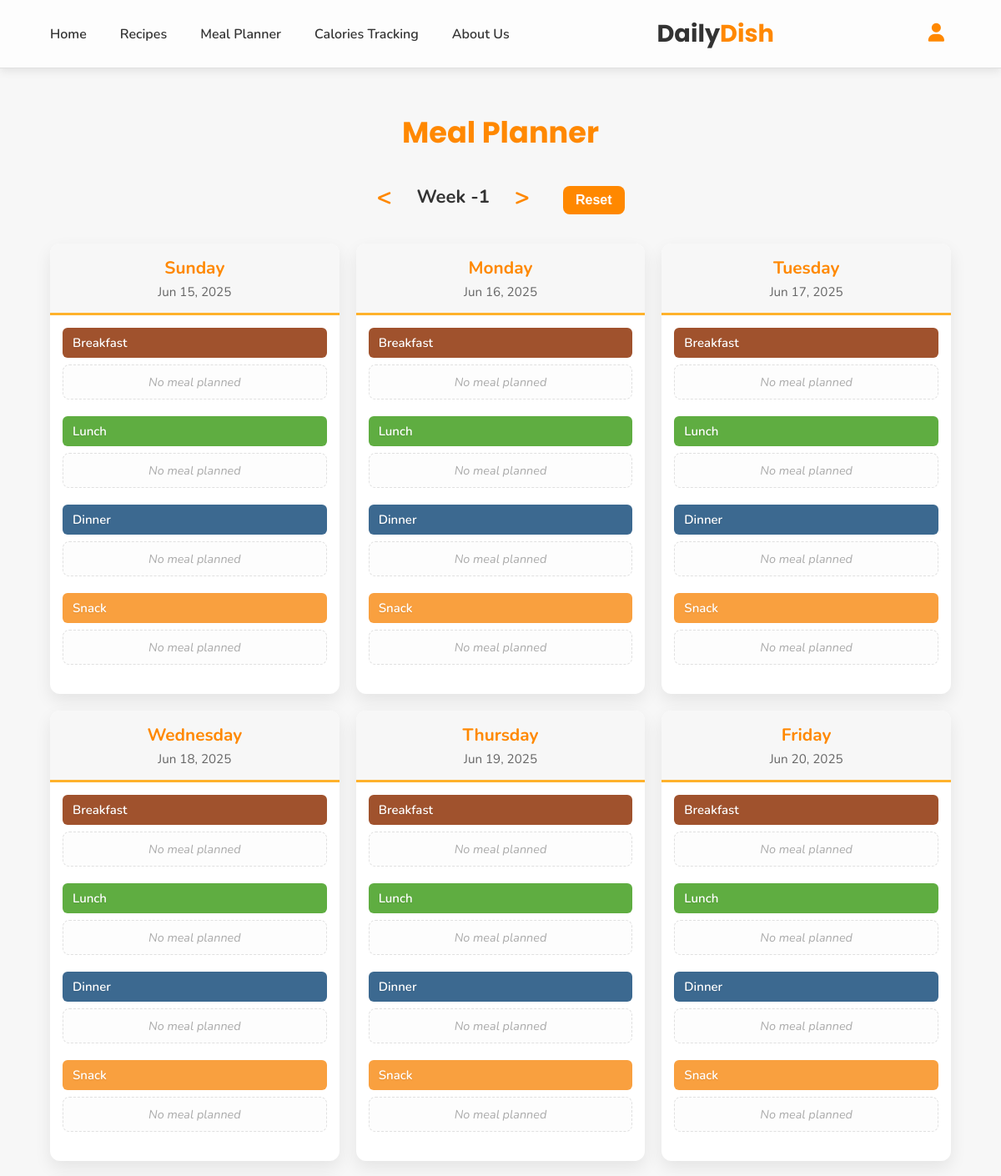
/mealplanner.php?week=prev (signed in, upper part), run on an earlier commit of the app's database.
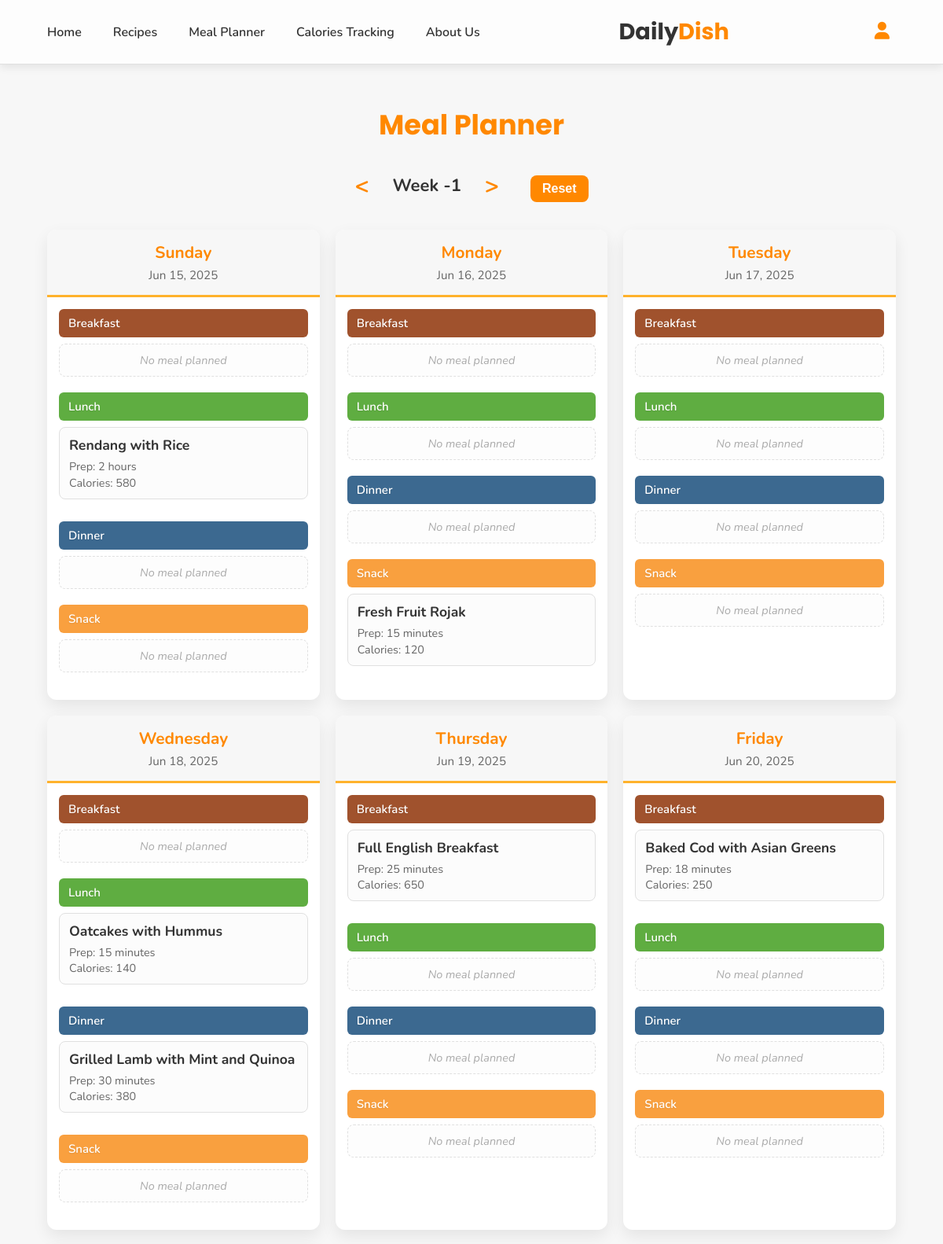
And on a later commit of the database.
### tables this page shows
CREATE TABLE `meal_planner` (
  `plannerid` int NOT NULL,
  `userid` int NOT NULL,
  `recipeid` int NOT NULL,
  `meal_type` enum('breakfast','lunch','dinner','snack') NOT NULL,
  `day_of_week` enum('monday','tuesday','wednesday','thursday','friday','saturday','sunday') NOT NULL,
  `meal_date` date NOT NULL,
  `created_at` timestamp NOT NULL DEFAULT CURRENT_TIMESTAMP
);

CREATE TABLE `recipes` (
  `recipeid` int NOT NULL,
  `name` varchar(255) NOT NULL,
  `photo` varchar(255) DEFAULT NULL,
  `description` text NOT NULL,
  `calories` int NOT NULL,
  `prep_time` varchar(50) NOT NULL,
  `ingredients` text NOT NULL,
  `instructions` text NOT NULL,
  `category` enum('breakfast','lunch','dinner','snack') NOT NULL,
  `created_at` timestamp NOT NULL DEFAULT CURRENT_TIMESTAMP
);

### mealplanner.php (the view, shortened to what the changed rows need)
<?php
include 'php/db.php';
$userid = $_SESSION['user_id'];
$weekOffset = $_SESSION['week_offset'];
$today = date('Y-m-d');
$currentDateTimestamp = strtotime($today);
$startOfWeek = date('Y-m-d', strtotime("{$today} -" . date('w', $currentDateTimestamp) . " days +{$weekOffset} weeks"));
$dates = [];
for ($i = 0; $i < 7; $i++) {
    $dates[] = date('Y-m-d', strtotime("{$startOfWeek} +{$i} days"));
}
$startDateQuery = $dates[0];
$endDateQuery = $dates[6];
$sql = "SELECT
            mp.plannerid,
            mp.meal_date,
            mp.meal_type AS category,
            r.recipeid,
            r.name,
            r.prep_time,
            r.calories,
            r.description,
            r.ingredients
        FROM
            meal_planner mp
        JOIN
            recipes r ON mp.recipeid = r.recipeid
        WHERE
            mp.userid = ? AND mp.meal_date BETWEEN ? AND ?";
$stmt = $conn->prepare($sql);
$stmt->bind_param("iss", $userid, $startDateQuery, $endDateQuery);
$stmt->execute();
$result = $stmt->get_result();
$organizedMeals = [];
foreach ($dates as $date) {
    $organizedMeals[$date] = [];
}
if ($result->num_rows > 0) {
    while ($meal = $result->fetch_assoc()) {
        if (!empty($meal['ingredients'])) {
             $meal['ingredients'] = array_map('trim', explode("\n", $meal['ingredients']));
             $meal['ingredients'] = array_filter($meal['ingredients']);
        } else {
             $meal['ingredients'] = [];
        }
        $organizedMeals[$meal['meal_date']][] = $meal;
    }
}
$categories = ['breakfast', 'lunch', 'dinner', 'snack'];
$dayNames = ['Sunday', 'Monday', 'Tuesday', 'Wednesday', 'Thursday', 'Friday', 'Saturday'];
?>
<!DOCTYPE html>
<html lang="en">
<head>
    <link rel="stylesheet" href="https://cdnjs.cloudflare.com/ajax/libs/font-awesome/6.4.0/css/all.min.css">
</head>
<body>
<div class="content-container">
    <h2>Meal Planner</h2>
    <div class="week-container">
        <?php foreach ($dates as $index => $date): ?>
            <div class="day-container">
                <div class="day-header <?= date('Y-m-d') === $date ? 'today' : '' ?>">
                    <p class="day-name"><?= htmlspecialchars($dayNames[date('w', strtotime($date))]) ?></p>
                    <p class="day-date"><?= htmlspecialchars(date('M j, Y', strtotime($date))) ?><?= date('Y-m-d') === $date ? ' (Today)' : '' ?></p>
                </div>
                <div class="meal-categories">
                    <?php foreach ($categories as $category): ?>
                        <div class="meal-category">
                            <div class="category-header category-<?= htmlspecialchars($category) ?>">
                                <?= htmlspecialchars(ucfirst($category)) ?>
                            </div>
                            <?php
                                $found = false;
                                if (isset($organizedMeals[$date])) {
                                    foreach ($organizedMeals[$date] as $meal) {
                                        if ($meal['category'] === $category) {
                                            $found = true;
                                            $ingredientsArray = is_array($meal['ingredients']) ? $meal['ingredients'] : [];
                                            $ingredientsJson = htmlspecialchars(json_encode($ingredientsArray), ENT_QUOTES, 'UTF-8');
                                            $mealName = htmlspecialchars($meal['name'], ENT_QUOTES, 'UTF-8');
                                            $mealCategory = htmlspecialchars($meal['category'], ENT_QUOTES, 'UTF-8');
                                            $mealPrepTime = htmlspecialchars($meal['prep_time'], ENT_QUOTES, 'UTF-8');
                                            $mealCalories = htmlspecialchars($meal['calories'] ?? '', ENT_QUOTES, 'UTF-8');
                                            $mealDescription = htmlspecialchars($meal['description'] ?? '', ENT_QUOTES, 'UTF-8');
                                            $mealRecipeId = htmlspecialchars($meal['recipeid'], ENT_QUOTES, 'UTF-8');
                                            $mealDateString = htmlspecialchars($date, ENT_QUOTES, 'UTF-8');
                            ?>
                                <div class="meal-item"
                                    onclick="showMealDetails(
                                        '<?= $mealRecipeId ?>',
                                        '<?= $mealName ?>',
                                        '<?= $mealCategory ?>',
                                        '<?= $mealPrepTime ?>',
                                        '<?= $mealCalories ?>',
                                        '<?= $mealDescription ?>',
                                        <?= $ingredientsJson ?>,
                                        '<?= $mealDateString ?>'
                                    )">
                                    <div class="meal-name"><?= $mealName ?></div>
                                    <div class="meal-details">
                                        Prep: <?= $mealPrepTime ?>
                                        <?php if (!empty($meal['calories']) && $meal['calories'] !== '0'):  ?>
                                            <br>Calories: <?= $mealCalories ?>
                                        <?php endif; ?>
                                    </div>
                                </div>
                            <?php
                                        }
                                    }
                                }
                                if (!$found):
                            ?>
                                <div class="no-meal">No meal planned</div>
                            <?php endif; ?>
                        </div>
                    <?php endforeach; ?>
                </div>
            </div>
        <?php endforeach; ?>
    </div>
</body>
</html>

What changed in the data, as far as the page shows it:
added meal_planner: recipeid.name "Rendang with Rice", recipeid.prep_time "2 hours", recipeid.calories "580", shown under "Lunch"
added meal_planner: recipeid.name "Fresh Fruit Rojak", recipeid.prep_time "15 minutes", recipeid.calories "120", shown under "Snack"
added meal_planner: recipeid.name "Oatcakes with Hummus", recipeid.prep_time "15 minutes", recipeid.calories "140", shown under "Lunch"
added meal_planner: recipeid.name "Grilled Lamb with Mint and Quinoa", recipeid.prep_time "30 minutes", recipeid.calories "380", shown under "Dinner"
added meal_planner: recipeid.name "Full English Breakfast", recipeid.prep_time "25 minutes", recipeid.calories "650", shown under "Breakfast"
added meal_planner: recipeid.name "Baked Cod with Asian Greens", recipeid.prep_time "18 minutes", recipeid.calories "250", shown under "Breakfast"
Also different on the page:
list line gone: "No meal planned"
list line gone: "No meal planned No meal planned"
